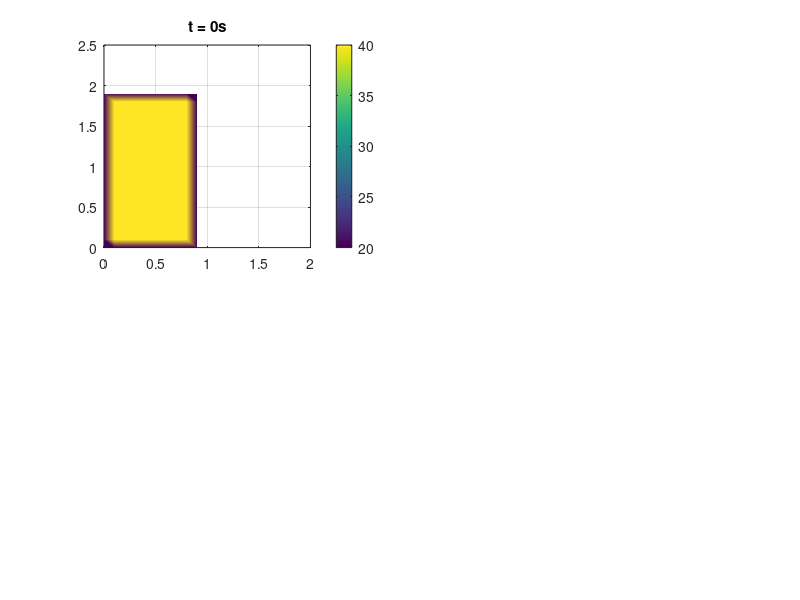

The MATLAB source for this figure: (Note: this script raises an error after producing the figure.)
t0 = 20 * ones(22,12,10);
t0(3:20,3:10,3:10) = 40;
%first
[x,y,z] = meshgrid(0:.1:0.9,0:.1:1.9,0:.1:0.4);
xs = 0:0.1:2;
ys = 0:0.1:2.4;
zs = xs;
figure(1);subplot(2,2,1);
h = slice(x,y,z,t0(2:21,2:11,2:6),xs,ys,zs,'nearest' );
set(h,'FaceColor','interp',...
    'EdgeColor','none')
%camproj perspective
title('t = 0s')
box on
view(300,90)
%colormap cool
colorbar
view(2)
k=caxis;


%2
m = model1_100(t0);
figure(1);subplot(2,2,2);
h = slice(x,y,z,m(2:21,2:11,2:6),xs,ys,zs,'nearest' );
set(h,'FaceColor','interp',...
    'EdgeColor','none')
%camproj perspective
title('t = 100s')
box on
view(300,90)
%colormap cool
caxis(k)
view(2)
colorbar

%3
m = model1_100(m);
figure(1);subplot(2,2,3);
h = slice(x,y,z,m(2:21,2:11,2:6),xs,ys,zs,'nearest' );
set(h,'FaceColor','interp',...
    'EdgeColor','none')
%camproj perspective
title('t = 200s')
box on
view(300,90)
%colormap cool
caxis(k)
view(2)
colorbar

%4
m = model1_1000(m);
figure(1);subplot(2,2,4);
h = slice(x,y,z,m(2:21,2:11,2:6),xs,ys,zs,'nearest' );
set(h,'FaceColor','interp',...
    'EdgeColor','none')
%camproj perspective
title('t = 1200s')
box on
view(300,90)
%colormap cool
caxis(k)
view(2)
colorbar